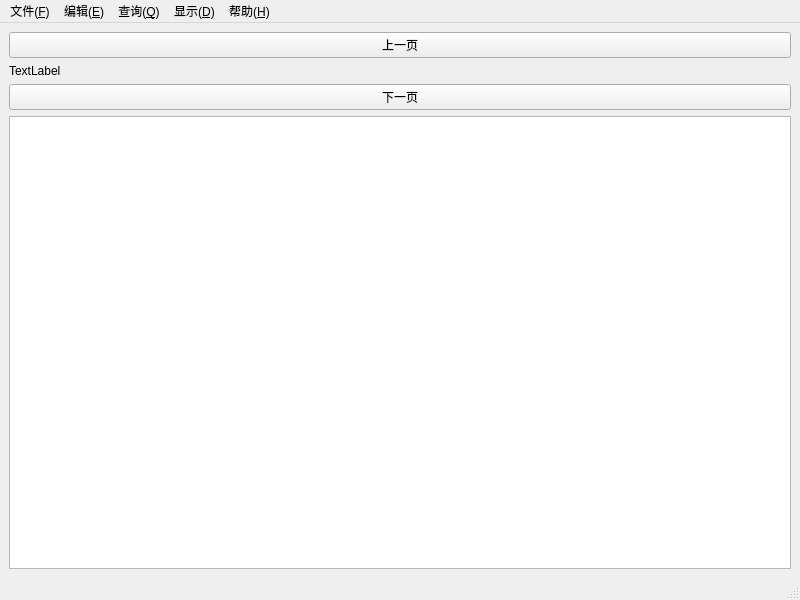
<?xml version="1.0" encoding="UTF-8"?>
<ui version="4.0">
 <class>StudentMessageManagementSystemClass</class>
 <widget class="QMainWindow" name="StudentMessageManagementSystemClass">
  <property name="geometry">
   <rect>
    <x>0</x>
    <y>0</y>
    <width>800</width>
    <height>600</height>
   </rect>
  </property>
  <property name="windowTitle">
   <string>学生通讯录管理系统 (Student Contact Management System)</string>
  </property>
  <widget class="QWidget" name="centralWidget">
   <layout class="QVBoxLayout" name="verticalLayout">
    <item>
     <widget class="QPushButton" name="prevPageButton">
      <property name="text">
       <string>上一页</string>
      </property>
     </widget>
    </item>
    <item>
     <widget class="QLabel" name="pageLabel">
      <property name="text">
       <string>TextLabel</string>
      </property>
     </widget>
    </item>
    <item>
     <widget class="QPushButton" name="nextPageButton">
      <property name="text">
       <string>下一页</string>
      </property>
     </widget>
    </item>
    <item>
     <widget class="QTextEdit" name="displayArea">
      <property name="font">
       <font>
        <family>Consolas</family>
        <pointsize>11</pointsize>
       </font>
      </property>
      <property name="readOnly">
       <bool>true</bool>
      </property>
     </widget>
    </item>
   </layout>
  </widget>
  <widget class="QMenuBar" name="menuBar">
   <property name="geometry">
    <rect>
     <x>0</x>
     <y>0</y>
     <width>800</width>
     <height>22</height>
    </rect>
   </property>
   <widget class="QMenu" name="menuFile">
    <property name="title">
     <string>文件(&amp;F)</string>
    </property>
    <addaction name="actionNew"/>
    <addaction name="actionOpen"/>
    <addaction name="actionSave"/>
    <addaction name="separator"/>
    <addaction name="actionExit"/>
   </widget>
   <widget class="QMenu" name="menuEdit">
    <property name="title">
     <string>编辑(&amp;E)</string>
    </property>
    <addaction name="actionInsert"/>
    <addaction name="actionDelete"/>
   </widget>
   <widget class="QMenu" name="menuQuery">
    <property name="title">
     <string>查询(&amp;Q)</string>
    </property>
    <addaction name="actionQueryByID"/>
    <addaction name="actionQueryByName"/>
    <addaction name="actionQueryYoungest"/>
    <addaction name="actionQueryByCoordX"/>
   </widget>
   <widget class="QMenu" name="menuDisplay">
    <property name="title">
     <string>显示(&amp;D)</string>
    </property>
    <addaction name="actionDisplayPreorder"/>
    <addaction name="actionDisplayInorder"/>
    <addaction name="actionDisplayPostorder"/>
   </widget>
   <widget class="QMenu" name="menuHelp">
    <property name="title">
     <string>帮助(&amp;H)</string>
    </property>
    <addaction name="actionAbout"/>
   </widget>
   <addaction name="menuFile"/>
   <addaction name="menuEdit"/>
   <addaction name="menuQuery"/>
   <addaction name="menuDisplay"/>
   <addaction name="menuHelp"/>
  </widget>
  <widget class="QStatusBar" name="statusBar"/>
  <action name="actionNew">
   <property name="text">
    <string>新建(&amp;N)</string>
   </property>
  </action>
  <action name="actionOpen">
   <property name="text">
    <string>从文件读取(&amp;O)</string>
   </property>
  </action>
  <action name="actionSave">
   <property name="text">
    <string>写入文件(&amp;S)</string>
   </property>
  </action>
  <action name="actionExit">
   <property name="text">
    <string>退出(&amp;X)</string>
   </property>
  </action>
  <action name="actionInsert">
   <property name="text">
    <string>插入学生信息(&amp;I)</string>
   </property>
  </action>
  <action name="actionDelete">
   <property name="text">
    <string>删除学生信息(&amp;D)</string>
   </property>
  </action>
  <action name="actionQueryByID">
   <property name="text">
    <string>按学号查询...</string>
   </property>
  </action>
  <action name="actionQueryByName">
   <property name="text">
    <string>按姓名查询...</string>
   </property>
  </action>
  <action name="actionQueryYoungest">
   <property name="text">
    <string>查询年龄最小的学生</string>
   </property>
  </action>
  <action name="actionQueryByCoordX">
   <property name="text">
    <string>按地址横坐标查询...</string>
   </property>
  </action>
  <action name="actionDisplayPreorder">
   <property name="text">
    <string>前序遍历显示</string>
   </property>
  </action>
  <action name="actionDisplayInorder">
   <property name="text">
    <string>中序遍历显示</string>
   </property>
  </action>
  <action name="actionDisplayPostorder">
   <property name="text">
    <string>后序遍历显示</string>
   </property>
  </action>
  <action name="actionAbout">
   <property name="text">
    <string>关于(&amp;A)</string>
   </property>
  </action>
 </widget>
 <resources/>
 <connections/>
</ui>
